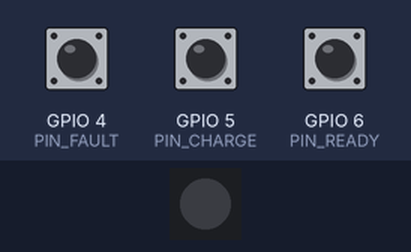
A sketch run on a simulated ESP32-C3. Parts: 1 RGB LEDs in strip order, left to right. The test bench sets the inputs (shaded band); at power-on: GPIO 4 (PIN_FAULT) HIGH, GPIO 6 (PIN_READY) HIGH, GPIO 5 (PIN_CHARGE) HIGH. WiFi joins after 1.5 s; servers stay silent unless stated; no MQTT or app messages arrive unless stated; what the sketch prints to the serial monitor is not drawn.

Above: at 2.8 s.
2.9 s: GPIO 4 (PIN_FAULT) pulled LOW for 0.15 s
At 4.1 s:
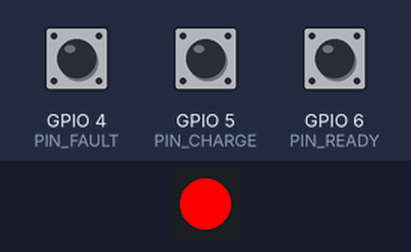
6.0 s: GPIO 6 (PIN_READY) pulled LOW for 0.15 s
At 8.7 s:
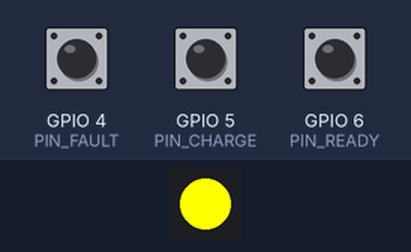
9.1 s: GPIO 5 (PIN_CHARGE) pulled LOW for 1 s
At 11.0 s:
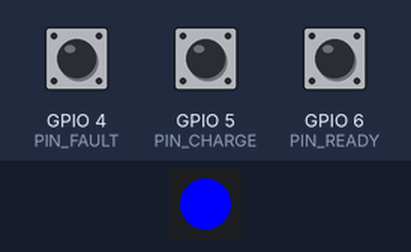
13.1 s: GPIO 6 (PIN_READY) pulled LOW for 1 s
At 14.3 s:
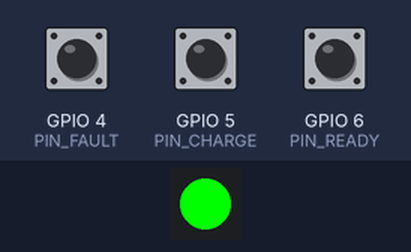
17.1 s: GPIO 4 (PIN_FAULT) pulled LOW for 1 s
At 18.8 s:
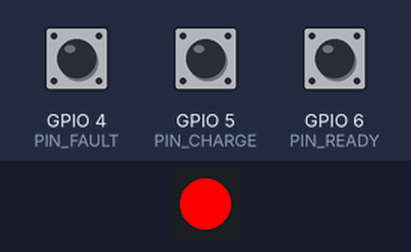
21.1 s: GPIO 4 (PIN_FAULT) pulled LOW for 3.2 s
At 27.1 s:
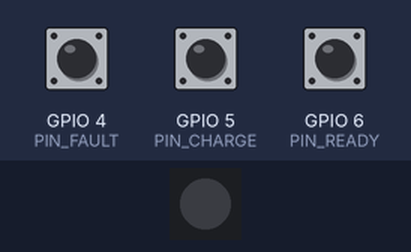
Timing chart, 0 to 28.3 s (numbered marks = the images above; inputs shaded):
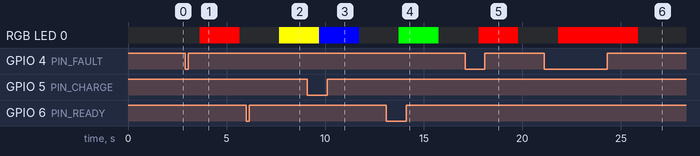

Measured:
- after the input at 2.9 s, RGB LED 0: off → RGB(255, 0, 0) after 0.74 s, → off 2.0 s later
- after the input at 6.0 s, RGB LED 0: off → RGB(255, 255, 0) after 1.7 s
- after the input at 13.1 s, RGB LED 0: off → RGB(0, 255, 0) after 0.64 s, → off 2.0 s later
- after the input at 17.1 s, RGB LED 0: off → RGB(255, 0, 0) after 0.68 s, → off 2.0 s later
- after the input at 21.1 s, RGB LED 0: off → RGB(255, 0, 0) after 0.73 s, → off 4.0 s later

The sketch:

DetecteurChargeESP32-C3.ino
```cpp
#include <WiFi.h>
#include <PubSubClient.h>
#include <Adafruit_NeoPixel.h>
#include "config.h"

// ----------------------
// WS2812
// ----------------------
#define LED_PIN   10   // GPIO10 = WS2812 de l’ESP32-C3-Zero
#define LED_COUNT 1
Adafruit_NeoPixel strip(LED_COUNT, LED_PIN, NEO_GRB + NEO_KHZ800);

// ----------------------
// GPIO Voyants (ESP32-C3)
// ----------------------
#define PIN_READY   6
#define PIN_CHARGE  5
#define PIN_FAULT   4

// Détection clignotement
const unsigned long sampleIntervalMs = 50;
const unsigned long blinkWindowMs    = 2000;
const int minTransitionsForBlinking  = 2;

// Périodique TELE
const unsigned long telePeriodMs = 10000;
unsigned long lastTeleMs = 0;

// États internes
unsigned long lastSampleMs = 0;

// Ready
unsigned long readyWindowStart = 0;
int readyTransitions = 0;
int lastReadyState   = HIGH;

// Fault
unsigned long faultWindowStart = 0;
int faultTransitions = 0;
int lastFaultState   = HIGH;

// Dernier état publié
String lastPayload = "";

WiFiClient espClient;
PubSubClient client(espClient);

// ----------------------
// Fonctions
// ----------------------
void setup_wifi() {
  delay(10);
  Serial.println();
  Serial.print("Connexion WiFi à ");
  Serial.println(ssid);

  WiFi.begin(ssid, password);
  while (WiFi.status() != WL_CONNECTED) {
    delay(500);
    Serial.print(".");
  }
  Serial.println("\nWiFi connecté, IP : ");
  Serial.println(WiFi.localIP());
}

void reconnect() {
  while (!client.connected()) {
    Serial.print("Connexion MQTT...");
    if (client.connect("ESP32C3-Zoe", mqtt_user, mqtt_pass)) {
      Serial.println("OK");
    } else {
      Serial.print("Erreur, rc=");
      Serial.print(client.state());
      Serial.println(" -> nouvelle tentative dans 5s");
      delay(5000);
    }
  }
}

String buildPayload(bool readyOn, bool readyBlinking,
                    bool chargeOn,
                    bool faultOn, bool faultBlinking) {
  String payload = "{";
  payload += "\"Ready\":\""  + String(readyBlinking ? "CLIGNOTANT" : (readyOn ? "ON" : "OFF")) + "\",";
  payload += "\"Charge\":\"" + String(chargeOn ? "ON" : "OFF") + "\",";
  payload += "\"Fault\":\""  + String(faultBlinking ? "CLIGNOTANT" : (faultOn ? "ON" : "OFF")) + "\"";
  payload += "}";
  return payload;
}

// Mise à jour couleur WS2812
void updateLed(bool readyOn, bool readyBlinking,
               bool chargeOn,
               bool faultOn, bool faultBlinking) {
  uint32_t color = strip.Color(0,0,0); // par défaut éteint

  if (faultOn || faultBlinking) {
    color = strip.Color(255, 0, 0); // rouge
  } else if (chargeOn) {
    color = strip.Color(0, 0, 255); // bleu
  } else if (readyBlinking) {
    color = strip.Color(255, 255, 0); // jaune (ready clignotant)
  } else if (readyOn) {
    color = strip.Color(0, 255, 0); // vert (ready stable)
  }

  strip.setPixelColor(0, color);
  strip.show();
}

void setup() {
  Serial.begin(115200);
  delay(100);

  pinMode(PIN_READY, INPUT_PULLUP);
  pinMode(PIN_CHARGE, INPUT_PULLUP);
  pinMode(PIN_FAULT, INPUT_PULLUP);

  strip.begin();
  strip.show(); // LED éteinte au départ

  setup_wifi();
  client.setServer(mqtt_server, mqtt_port);

  lastSampleMs     = millis();
  readyWindowStart = lastSampleMs;
  faultWindowStart = lastSampleMs;
  lastReadyState   = digitalRead(PIN_READY);
  lastFaultState   = digitalRead(PIN_FAULT);
}

void loop() {
  if (!client.connected()) {
    reconnect();
  }
  client.loop();

  unsigned long now = millis();

  // Échantillonnage périodique pour détection de clignotement
  if (now - lastSampleMs >= sampleIntervalMs) {
    lastSampleMs = now;

    int readyState  = digitalRead(PIN_READY);
    int chargeState = digitalRead(PIN_CHARGE);
    int faultState  = digitalRead(PIN_FAULT);

    bool readyOn  = (readyState == LOW);
    bool chargeOn = (chargeState == LOW);
    bool faultOn  = (faultState == LOW);

    if (readyState != lastReadyState) readyTransitions++;
    if (faultState != lastFaultState) faultTransitions++;

    lastReadyState = readyState;
    lastFaultState = faultState;

    if (now - readyWindowStart >= blinkWindowMs) {
      bool readyBlinking = (readyTransitions >= minTransitionsForBlinking);
      bool faultBlinking = (faultTransitions >= minTransitionsForBlinking);

      String payload = buildPayload(readyOn, readyBlinking, chargeOn, faultOn, faultBlinking);

      // Publication sur topicStat uniquement si changement
      if (payload != lastPayload) {
        Serial.print("Changement -> ");
        Serial.println(payload);
        client.publish(topicStat, payload.c_str(), true);  // retain
        lastPayload = payload;
      }

      // Mise à jour LED WS2812
      updateLed(readyOn, readyBlinking, chargeOn, faultOn, faultBlinking);

      // Reset fenêtre détection clignotement
      readyTransitions = 0;
      faultTransitions = 0;
      readyWindowStart = now;
      faultWindowStart = now;
    }
  }

  // Publication périodique sur topicTele
  if (now - lastTeleMs >= telePeriodMs) {
    lastTeleMs = now;

    // Relecture instantanée des états
    int readyState  = digitalRead(PIN_READY);
    int chargeState = digitalRead(PIN_CHARGE);
    int faultState  = digitalRead(PIN_FAULT);

    bool readyOn  = (readyState == LOW);
    bool chargeOn = (chargeState == LOW);
    bool faultOn  = (faultState == LOW);

    bool readyBlinking = (readyTransitions >= minTransitionsForBlinking);
    bool faultBlinking = (faultTransitions >= minTransitionsForBlinking);

    String payload = buildPayload(readyOn, readyBlinking, chargeOn, faultOn, faultBlinking);

    Serial.print("Télé -> ");
    Serial.println(payload);
    client.publish(topicTele, payload.c_str(), true);  // retain
  }
}
```

config.h
```cpp
#ifndef CONFIG_H
#define CONFIG_H

// --- Paramètres WiFi ---
const char* ssid = "ADD_YOUR_SSID";
const char* password = "ADD_PASSWORD";

// --- Paramètres MQTT ---
const char* mqtt_server = "";
const int   mqtt_port   = 1883;
const char* mqtt_user   = "";   // si nécessaire
const char* mqtt_pass   = "";   // si nécessaire
const char* topicStat   = "stat/zoe/RESULT"; // événements (changements)
const char* topicTele   = "tele/zoe/STATE";  // périodique
#endif
```
